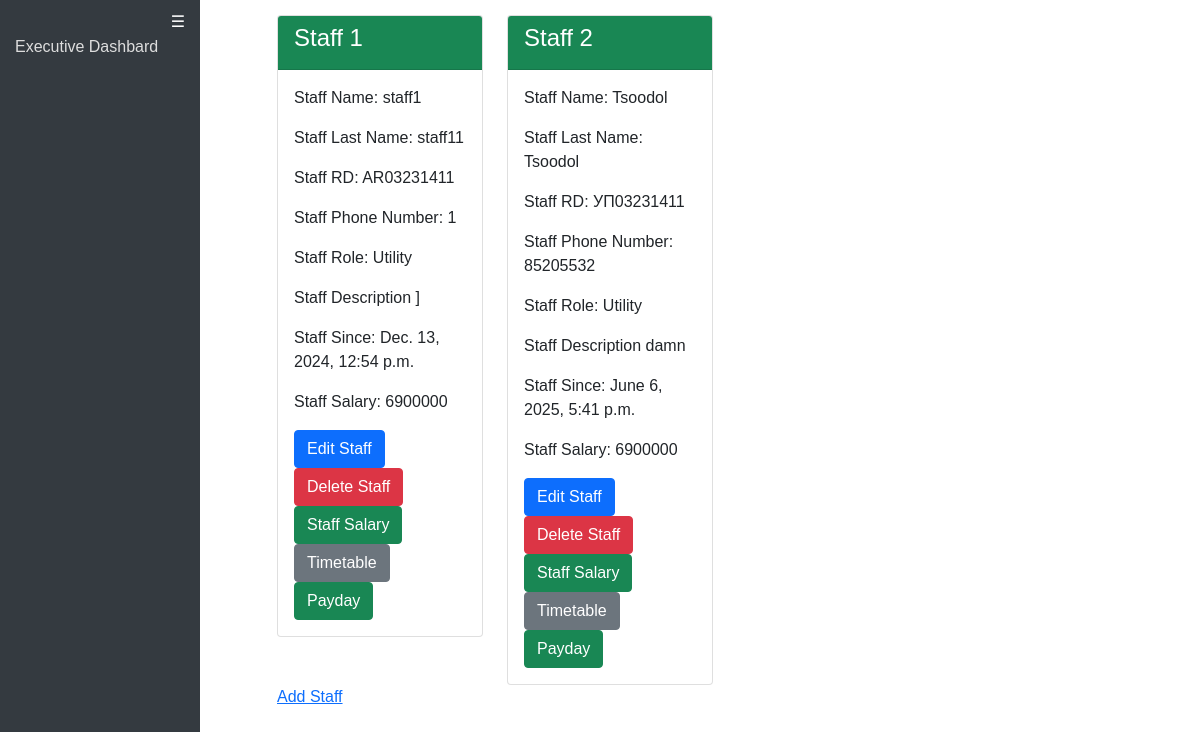
The app's page /hoa_staffs/4/ (signed in) with its own data.
### HOA/models.py (models this page shows, shortened)
class Staff(models.Model):
    user = models.OneToOneField(User, on_delete=models.CASCADE)
    fname = models.CharField(max_length = 20)
    lname = models.CharField(max_length = 20)
    RD = models.CharField(max_length = 20)
    phone_number = models.CharField(max_length = 20)
    role = models.CharField(
        max_length=50,
        choices=[
            ('Cleaner', 'Cleaner'),
            ('Utility', 'Utility'),
            ('Garbage_Man', 'Garbage_Man'),
            ('Other', 'Other')
        ],
        default='other'
    )
    staff_salary = models.IntegerField(null=True)
    description = models.CharField(max_length = 20)
    since = models.DateTimeField(default=timezone.now)
    password = models.CharField(max_length = 20)

### HOA/views.py (the view)
    def _wrapped_view(request, *args, **kwargs):
        user_id = request.session.get('user_id')
        if user_id is None:
            return redirect('hoa_login')
        try:
            user = User.objects.get(id=user_id)
        except User.DoesNotExist:
            return redirect('hoa_login')
        return view_func(request, *args, **kwargs)

### HOA/views.py (called while the page is built)
def user_logged_in_required(view_func):
    def _wrapped_view(request, *args, **kwargs):
        user_id = request.session.get('user_id')
        if user_id is None:
            return redirect('hoa_login')
        try:
            user = User.objects.get(id=user_id)
        except User.DoesNotExist:
            return redirect('hoa_login')
        return view_func(request, *args, **kwargs)
    return _wrapped_view

### HOA/templates/hoa_staffs.html (shortened to what this page needs)
<!DOCTYPE html>
<html lang="en">
<head>
<link href="https://cdn.jsdelivr.net/npm/bootstrap@5.1.3/dist/css/bootstrap.min.css" rel="stylesheet">
</head>
<body>
<div id="sidebar" class="sidebar">
    <span class="close-btn" onclick="toggleSidebar()">&#9776;</span>
    <a href="{% url 'executive_dashboard' id %}">Executive Dashbard</a>
</div>
{% block content %}
<div id="mainContent" class="main-content">
    <div class="container">
        <div class="row">
            {% if staffs %}
            {% for staff in staffs %}
            <div class="col-md-3">
                <div class="card">
                    <div class="card-header bg-success text-white">
                        <h4>Staff {{ staff.id }}</h4>
                    </div>
                    <div class="card-body">
                        <p>Staff Name: {{ staff.fname }}</p>
                        <p>Staff Last Name: {{ staff.lname }}</p>
                        <p>Staff RD: {{ staff.RD }}</p>
                        <p>Staff Phone Number: {{ staff.phone_number }}</p>
                        <p>Staff Role: {{ staff.role }}</p>
                        <p>Staff Description {{ staff.description }}</p>
                        <p>Staff Since: {{ staff.since }}</p>
                        <p>Staff Salary: {{ staff.staff_salary }}</p>
                        <a href="{% url 'edit_staff' staff.user_id id %}" class="btn btn-primary">Edit Staff</a>
                        <a href="{% url 'delete_staff' staff.user_id id %}" class="btn btn-danger">Delete Staff</a>
                        <a href="{% url 'create_staff_salary' staff.user_id id %}" class="btn btn-success">Staff Salary</a>
                        <a href="{% url 'create_monthly_timetable' staff.user_id id %}" class="btn btn-secondary">Timetable</a>
                        <a href="{% url 'salary_processing' staff.user_id id %}" class="btn btn-success">Payday</a>
                    </div>
                </div>
            </div>
            {% endfor %}
            {% endif %}
            <a href="#" id="addform">Add Staff</a>
        </div>
    </div>
</div>
{% endblock %}
</body>
</html>

### HOA/templates/hoa_staffs.html (style rules this page uses)
body { font-family: Arial, sans-serif; }
.sidebar { height: 100vh; width: 200px; position: fixed; top: 0; left: 0; background: #343a40; color: #fff; padding-top: 20px; transition: 0.3s; }
.sidebar a { color: #ddd; padding: 15px; display: block; text-decoration: none; transition: 0.3s; }
.sidebar .close-btn { position: absolute; top: 10px; right: 15px; cursor: pointer; }
.main-content { margin-left: 250px; padding: 15px; }
.row { margin-bottom: 15px; }

### records on screen
Staff: id "1", fname "staff1", lname "staff11", RD "AR03231411", phone_number "1", role "Utility", description "]", since "Dec. 13, 2024, 12:54 p.m.", staff_salary "6900000"
Staff: id "2", fname "Tsoodol", lname "Tsoodol", RD "УП03231411", phone_number "85205532", role "Utility", description "damn", since "June 6, 2025, 5:41 p.m.", staff_salary "6900000"
